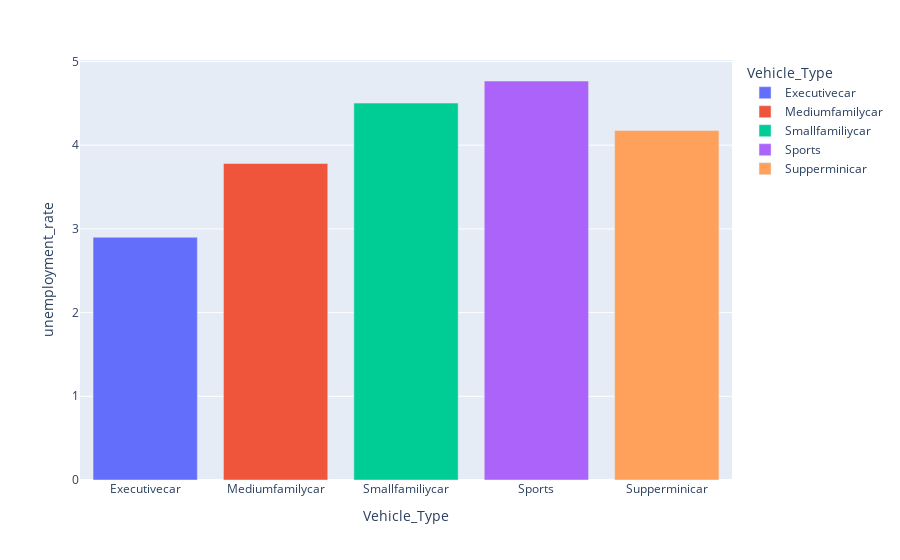

Notebook code cell kept with this figure:
### Code cell
data1 = recession_data.groupby(['Vehicle_Type'],as_index=False)['unemployment_rate'].mean()
fig = px.bar(data1,x='Vehicle_Type',y='unemployment_rate',color='Vehicle_Type')
fig.show()

### Figure 1 — Plotly figure (JSON) as saved in the notebook; plotly's stock layout.template omitted (floating-point values rounded to 4 significant figures)
{"data": [{"alignmentgroup": "True", "hovertemplate": "Vehicle_Type=%{x}<br>unemployment_rate=%{y}<extra></extra>", "legendgroup": "Executivecar", "marker": {"color": "#636efa", "pattern": {"shape": ""}}, "name": "Executivecar", "offsetgroup": "Executivecar", "orientation": "v", "showlegend": true, "textposition": "auto", "type": "bar", "x": ["Executivecar"], "xaxis": "x", "y": [2.9], "yaxis": "y"}, {"alignmentgroup": "True", "hovertemplate": "Vehicle_Type=%{x}<br>unemployment_rate=%{y}<extra></extra>", "legendgroup": "Mediumfamilycar", "marker": {"color": "#EF553B", "pattern": {"shape": ""}}, "name": "Mediumfamilycar", "offsetgroup": "Mediumfamilycar", "orientation": "v", "showlegend": true, "textposition": "auto", "type": "bar", "x": ["Mediumfamilycar"], "xaxis": "x", "y": [3.781], "yaxis": "y"}, {"alignmentgroup": "True", "hovertemplate": "Vehicle_Type=%{x}<br>unemployment_rate=%{y}<extra></extra>", "legendgroup": "Smallfamiliycar", "marker": {"color": "#00cc96", "pattern": {"shape": ""}}, "name": "Smallfamiliycar", "offsetgroup": "Smallfamiliycar", "orientation": "v", "showlegend": true, "textposition": "auto", "type": "bar", "x": ["Smallfamiliycar"], "xaxis": "x", "y": [4.503], "yaxis": "y"}, {"alignmentgroup": "True", "hovertemplate": "Vehicle_Type=%{x}<br>unemployment_rate=%{y}<extra></extra>", "legendgroup": "Sports", "marker": {"color": "#ab63fa", "pattern": {"shape": ""}}, "name": "Sports", "offsetgroup": "Sports", "orientation": "v", "showlegend": true, "textposition": "auto", "type": "bar", "x": ["Sports"], "xaxis": "x", "y": [4.767], "yaxis": "y"}, {"alignmentgroup": "True", "hovertemplate": "Vehicle_Type=%{x}<br>unemployment_rate=%{y}<extra></extra>", "legendgroup": "Supperminicar", "marker": {"color": "#FFA15A", "pattern": {"shape": ""}}, "name": "Supperminicar", "offsetgroup": "Supperminicar", "orientation": "v", "showlegend": true, "textposition": "auto", "type": "bar", "x": ["Supperminicar"], "xaxis": "x", "y": [4.174], "yaxis": "y"}], "layout": {"barmode": "relative", "legend": {"title": {"text": "Vehicle_Type"}, "tracegroupgap": 0}, "margin": {"t": 60}, "xaxis": {"anchor": "y", "categoryarray": ["Executivecar", "Mediumfamilycar", "Smallfamiliycar", "Sports", "Supperminicar"], "categoryorder": "array", "domain": [0, 1], "title": {"text": "Vehicle_Type"}}, "yaxis": {"anchor": "x", "domain": [0, 1], "title": {"text": "unemployment_rate"}}}}
